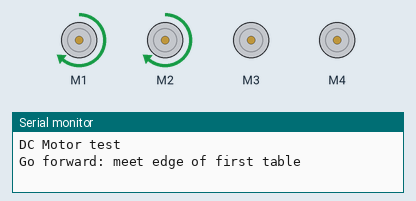
This sketch was run on a simulated Arduino Uno, built with avr-gcc and run on an emulated ATmega328P. Shown: 4 × DC motor (green arrow = forward, orange = backward, longer = faster), the last lines printed to the serial monitor.

Above: at 0.1 s.
At 2.3 s:
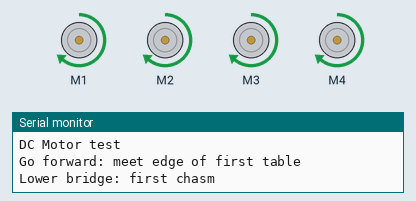
At 17.8 s:
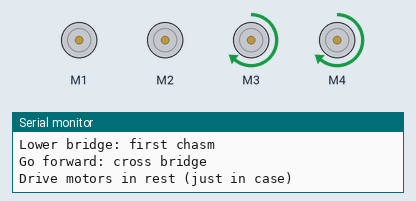
At 18.8 s:
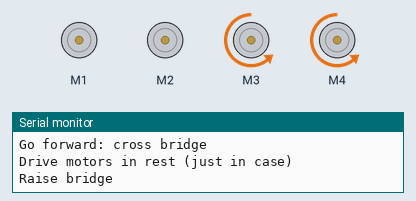
At 28.8 s:
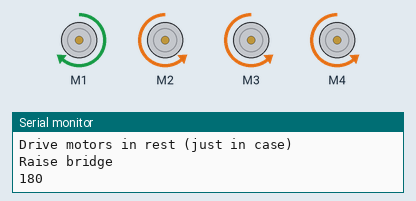
At 39.8 s:
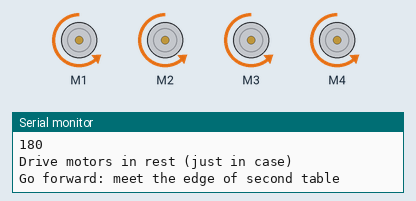
Timing chart, 0 to 40.0 s (numbered marks = the images above):
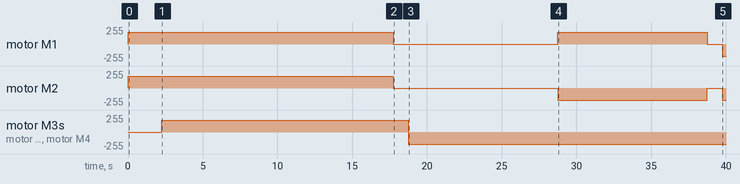

The sketch:

Quadro.ino
```cpp
/*
aih yah so many edits that i had to make but didnt have time
-kalie 4.18

This is code for the TC team:
Quadro

What it does:
- sets up IR remote to control two different motors
- motors raise and lower bridge

-kalie 2.24.17
Questions: contact kaliefaith@gmail.com
*/

// Calling the libraries
#include <Wire.h>
#include <Adafruit_MotorShield.h>
// #include "utility/Adafruit_MS_PWMServoDriver.h"

// Create the motor shield object with the default I2C address
Adafruit_MotorShield AFMS = Adafruit_MotorShield();
// Or, create it with a different I2C address (say for stacking)
// Adafruit_MotorShield AFMS = Adafruit_MotorShield(0x61);

// Motor on port M1: right
Adafruit_DCMotor *driveMotor1 = AFMS.getMotor(1);
// Motor on port M2: left
Adafruit_DCMotor *driveMotor2 = AFMS.getMotor(2);
// Motor on port M1: right
Adafruit_DCMotor *reelMotor1 = AFMS.getMotor(3);
// Motor on port M2: left
Adafruit_DCMotor *reelMotor2 = AFMS.getMotor(4);

void setup() {
  Serial.begin(9600);           // set up Serial library at 9600 bps
  Serial.println("DC Motor test");

  AFMS.begin();  // create with the default frequency 1.6KHz
  //AFMS.begin(1000);  // OR with a different frequency, say 1KHz

  // Set the speed to start, from 0 (off) to 255 (max speed)
  driveMotor1->setSpeed(180);
  driveMotor1->run(FORWARD);
  // turn on motor
  driveMotor1->run(RELEASE);

  // Set the speed to start, from 0 (off) to 255 (max speed)
  driveMotor2->setSpeed(180);
  driveMotor2->run(FORWARD);
  // turn on motor
  driveMotor2->run(RELEASE);

  // Set the speed to start, from 0 (off) to 255 (max speed)
  reelMotor1->setSpeed(180);
  reelMotor1->run(FORWARD);
  // turn on motor
  reelMotor1->run(RELEASE);

  // Set the speed to start, from 0 (off) to 255 (max speed)
  reelMotor2->setSpeed(180);
  reelMotor2->run(FORWARD);
  // turn on motor
  reelMotor2->run(RELEASE);
}

void loop() {

  //

  Serial.println("Go forward: meet edge of first table");
  driveMotor1->run(FORWARD);
  driveMotor2->run(FORWARD);
  delay(2250);

  //

  Serial.println("Lower bridge: first chasm");
  reelMotor1->run(FORWARD);
  reelMotor2->run(FORWARD);
  delay(10000);

  //

  Serial.println("Go forward: cross bridge");
  driveMotor1->run(FORWARD);
  driveMotor2->run(FORWARD);
  delay(5500);
  //

  Serial.println("Drive motors in rest (just in case)");
  driveMotor1->run(RELEASE);
  driveMotor2->run(RELEASE);
  delay(1000);

  //

  Serial.println("Raise bridge");
  reelMotor1->run(BACKWARD);
  reelMotor2->run(BACKWARD);
  delay(10000);

  //

  // There may be distance that will need to be travelled between these two steps.

  Serial.println("180");
  driveMotor1->run(FORWARD);
  driveMotor2->run(BACKWARD);
  delay(10000);

  //

  Serial.println("Drive motors in rest (just in case)");
  driveMotor1->run(RELEASE);
  driveMotor2->run(RELEASE);
  delay(1000);

  //

  /* From this point on, the drive motors must be reversed because the robot has turned around. */

  Serial.println("Go forward: meet the edge of second table");
  driveMotor1->run(BACKWARD);
  driveMotor2->run(BACKWARD);
  delay(5500);

  //

  // This is a guess, must be tested
  Serial.println("Lower bridge: second chasm");
  reelMotor1->run(FORWARD);
  reelMotor2->run(FORWARD);
  delay(10000);

  //

  Serial.println("Go forward: cross bridge");
  driveMotor1->run(BACKWARD);
  driveMotor2->run(BACKWARD);
  delay(5500);

  //

  Serial.println("Drive motors in rest (just in case)");
  driveMotor1->run(RELEASE);
  driveMotor2->run(RELEASE);
  delay(1000);

  //

  // This is a guess, must be tested
  Serial.println("Raise bridge");
  reelMotor1->run(BACKWARD);
  reelMotor2->run(BACKWARD);
  delay(10000);

  //

  Serial.println("Go forward: to end of last table");
  driveMotor1->run(BACKWARD);
  driveMotor2->run(BACKWARD);
  delay(5500);
}
```

Measured:
- by itself, motor M3, motor M4: stopped → forward 180/255 at 2.3 s, → backward 180/255 16.5 s later
- by itself, motor M1: stopped → forward 180/255 at 0.00 s, → stopped 17.8 s later, → forward 180/255 11.0 s later, → stopped 10.0 s later, … (5 changes in this stretch)
- by itself, motor M2: stopped → forward 180/255 at 0.00 s, → stopped 17.8 s later, → backward 180/255 11.0 s later, → stopped 10.0 s later, … (5 changes in this stretch)
